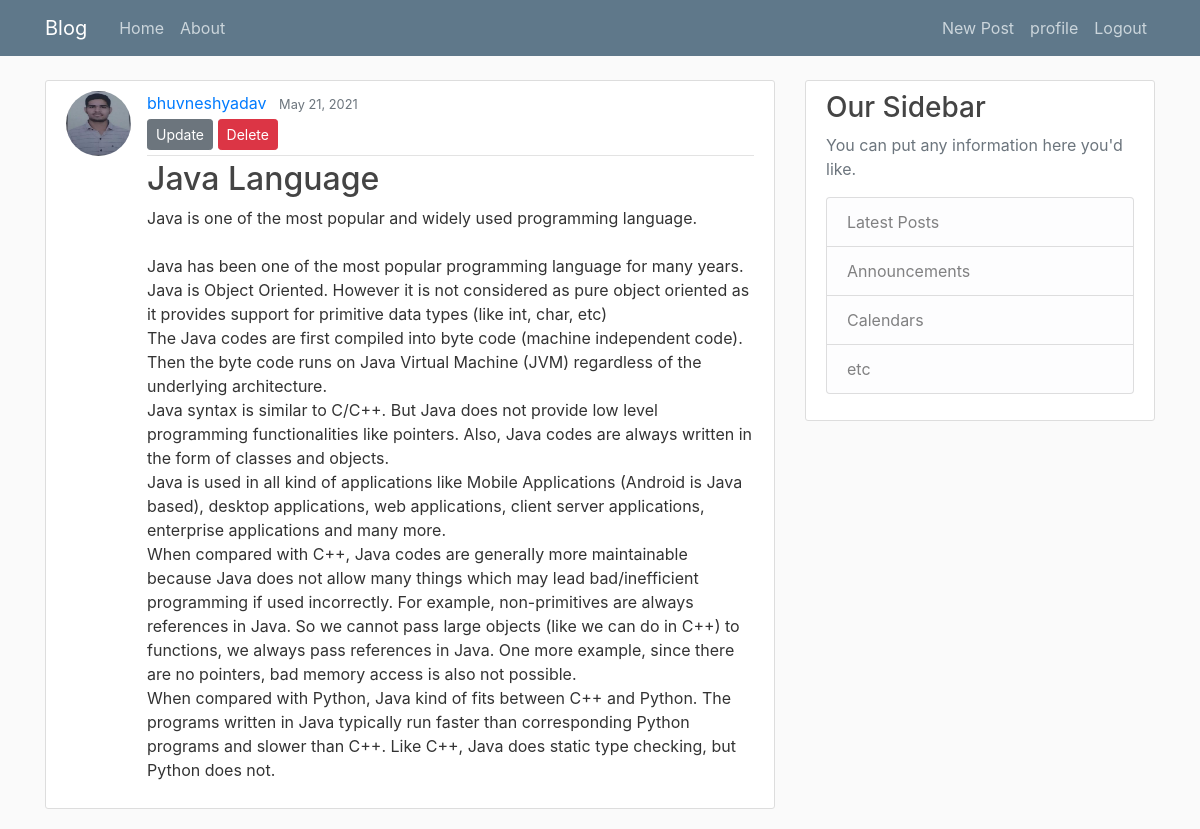
Page /post/14/ (signed in) on the committed database.
### blog/models.py (models this page shows, shortened)
class Post(models.Model):
    title=models.CharField(max_length=100)
    content=models.TextField()
    date_posted=models.DateTimeField(default=timezone.now)
    author=models.ForeignKey(User,on_delete=models.CASCADE)

### users/models.py (models this page shows, shortened)
class Profile(models.Model):
    user = models.OneToOneField(User,on_delete=models.CASCADE)
    image = models.ImageField(default='default.jpg',upload_to='profile_pics')

### blog/views.py (the view)
# urls.py: path('post/<int:pk>/', PostDetailView.as_view(),name='post_detail'),
class PostDetailView(DetailView):
    model = Post

### template/blog/post_detail.html
{% extends "blog/base.html" %}
{% block content %}
    <article class="media content-section">
      <img class="rounded-circle article-img" src="{{ object.author.profile.image.url }}" alt="">
        <div class="media-body">
          <div class="article-metadata">
            <a class="mr-2" href="{% url 'user_posts' object.author.username %}">{{ object.author }}</a>
            <small class="text-muted">{{ object.date_posted|date:"F d, Y" }}</small>
            {% if object.author == user %}
            <div>
              <a class="btn btn-secondary btn-sm mt-1 mb-1" href="{% url 'post_update' object.id %}">Update</a>
              <a class="btn btn-danger btn-sm mt-1 mb-1" href="{% url 'post_update' object.id %}">Delete</a>
            </div>
            {% endif %}
          </div>
          <h2 class="article-title"> {{ object.title }}</h2>
          <p class="article-content">{{ object.content }}</p>
        </div>
      </article>
{% endblock content %}

### static/css/main.css (style rules this page uses)
body { background: #fafafa; color: #333333; margin-top: 5rem; }
h1, h2, h3, h4, h5, h6 { color: #444444; }
.content-section { background: #ffffff; padding: 10px 20px; border: 1px solid #dddddd; border-radius: 3px; margin-bottom: 20px; }
.article-title { color: #444444; }
.article-content { white-space: pre-line; }
.article-img { height: 65px; width: 65px; margin-right: 16px; }
.article-metadata { padding-bottom: 1px; margin-bottom: 4px; border-bottom: 1px solid #e3e3e3 }

### rows in the picture
Post: author.profile.image (picture), author "bhuvneshyadav", date_posted "May 21, 2021", title "Java Language", content "Java is one of the most popular and widely used programming language. Java has been one of the most popular programming language for many years. Java is Object Oriented. However it is not considered as pure object oriented as it provides support for primitive data types (like int, char, etc) The Java codes are first compiled into byte code (machine independent code). Then the byte code runs on Java Virtual Machine (JVM) regardless of the underlying architecture. Java syntax is similar to C/C++. But Java does not provide low level programming functionalities like pointers. Also, Java codes are always written in the form of classes and objects. Java is used in all kind of applications like…"
